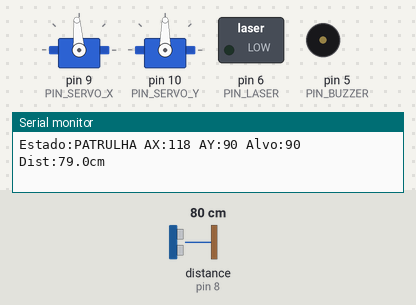
This sketch was run on a simulated Arduino Uno, built with avr-gcc and run on an emulated ATmega328P. Shown: 2 × servo, switched loads named in the sketch (green lamp = pin HIGH), buzzer (waves = sounding), the last lines printed to the serial monitor. Wiring (inferred from the names in the program): ultrasonic range finder: trigger pin 7; echo pin 8. The inputs (shaded band) are chosen by the test bench; at power-on: distance to the obstacle (sensor on pin 8) 80 cm. The echo pulse lasts 58.3 µs per cm; pins used as bus, display or sensor lines are not drawn.

Above: at 1.2 s.
1.3 s: distance to the obstacle (sensor on pin 8) set to 4 cm
At 2.1 s:
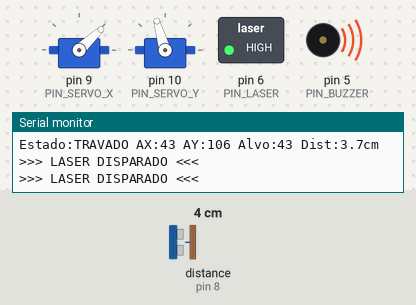
3.2 s: distance to the obstacle (sensor on pin 8) set to 18 cm
At 3.62 s:
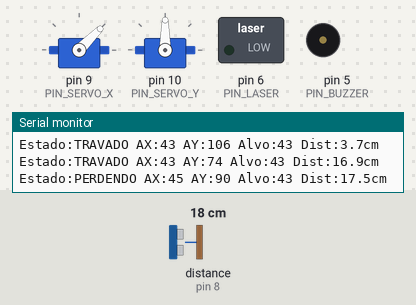
6.2 s: distance to the obstacle (sensor on pin 8) set to 9 cm
At 6.9 s:
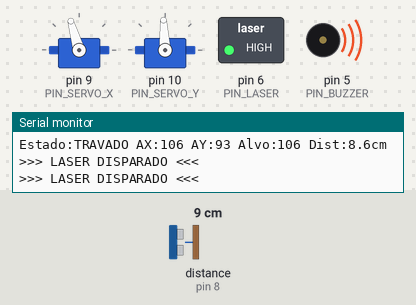
7.9 s: distance to the obstacle (sensor on pin 8) set to 2 cm
At 10.2 s:
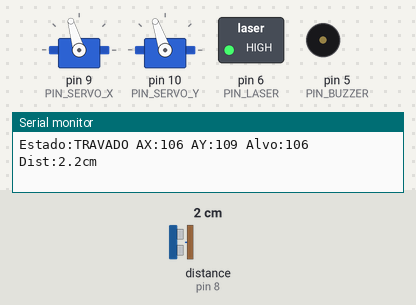
Timing chart, 0 to 11.9 s (numbered marks = the images above; inputs shaded):
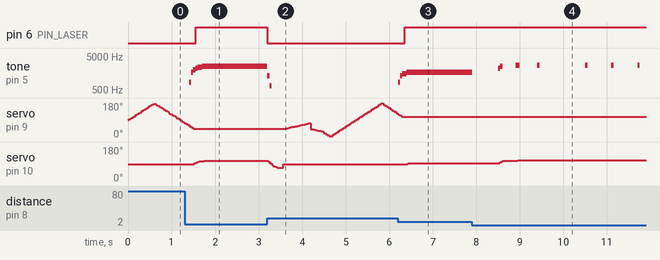

Measured:
- after the input at 1.3 s, pin 6 (PIN_LASER): LOW → HIGH after 0.25 s; tone on pin 5 (PIN_BUZZER): plays 833 Hz for 0.05 s, 1666 Hz for 0.05 s, 2000 Hz for 0.05 s, 2166 Hz for 0.05 s, 2333 Hz for 0.10 s, 2500 Hz for 1.5 s, starting after 0.10 s; servo on pin 10 (PIN_SERVO_Y): 90° → 104° after 0.22 s, → 106° 0.20 s later
- after the input at 3.2 s, pin 6 (PIN_LASER): HIGH → LOW at once; tone on pin 5 (PIN_BUZZER): 2500 Hz → 1333 Hz at once, → 666 Hz 0.05 s later, → silent 0.05 s later
- after the input at 6.2 s, pin 6 (PIN_LASER): LOW → HIGH after 0.16 s; tone on pin 5 (PIN_BUZZER): silent → 833 Hz at once, → 1333 Hz 0.05 s later, → 1500 Hz 0.05 s later, → 1666 Hz 0.10 s later; servo on pin 10 (PIN_SERVO_Y): 90° → 93° after 0.22 s
- after the input at 7.9 s, tone on pin 5 (PIN_BUZZER): plays 2166 Hz for 0.05 s, 2500 Hz for 0.05 s, 2666 Hz for 0.10 s, 2666 Hz for 0.05 s, 2666 Hz for 0.05 s, 2666 Hz for 0.05 s … (7 notes in this stretch), starting at once; servo on pin 10 (PIN_SERVO_Y): 93° → 106° after 0.64 s, → 109° 0.38 s later

The sketch:

codigo.ino
```cpp
#include <Servo.h>

// ===== HARDWARE =====
Servo servoX;
Servo servoY;

// ===== PINOS =====
const int PIN_TRIG    = 7;
const int PIN_ECHO    = 8;
const int PIN_LASER   = 6;
const int PIN_BUZZER  = 5;
const int PIN_SERVO_X = 9;
const int PIN_SERVO_Y = 10;

// ===== LIMITES DO SISTEMA =====
const int DIST_TRAVAR  = 15;   // cm — distância para travar no alvo
const int DIST_LASER   = 10;   // cm — distância para disparar o laser
const int DIST_SONAR   = 200;  // cm — alcance máximo do sonar (timeout)

// ===== MÁQUINA DE ESTADOS =====
enum Estado { PATRULHA, CONFIRMANDO, TRAVADO, PERDENDO };
Estado estadoAtual = PATRULHA;

// ===== CONTROLE DE TEMPO (millis) =====
unsigned long tSonar   = 0;   // último disparo do sonar
unsigned long tServo   = 0;   // última atualização dos servos
unsigned long tSerial  = 0;   // último print no Serial
unsigned long tEstado  = 0;   // tempo que entrou no estado atual

const unsigned long INT_SONAR  = 50;   // ms entre medições
const unsigned long INT_SERVO  = 20;   // ms entre movimentos de servo
const unsigned long INT_SERIAL = 200;  // ms entre prints

// ===== POSIÇÕES DOS SERVOS =====
int anguloX    = 90;
int servoYPos  = 90;

// ===== VARREDURA =====
int direcaoX        = 1;
const int PASSO_X   = 3;   // graus por ciclo na varredura
const int LIMITE_MIN = 2;
const int LIMITE_MAX = 178;

// ===== TRACKING =====
int   anguloAlvo      = 90;
float distFiltrada    = 0.0;
const float ALPHA     = 0.5;   // coeficiente de suavização EMA

// Média móvel do ângulo alvo (3 amostras)
int   historicoAngulo[3] = {90, 90, 90};
int   idxHistorico       = 0;

// Contador de ciclos sem alvo (ex-static — agora global)
int ciclosSemAlvo = 0;
const int CICLOS_PARA_PERDER   = 6;   // ciclos sem alvo → começa a perder
const int CICLOS_CONFIRMACAO   = 2;   // ciclos com alvo → confirma detecção
int ciclosComAlvo = 0;

// Re-scan: varrer em torno da última posição conhecida
bool  reScan          = false;
int   anguloReScan    = 90;
int   direcaoReScan   = 1;
int   amplitudeReScan = 0;
const int MAX_RESCAN  = 30;   // graus de cada lado para re-scan


// ============================================================
//  SENSOR — medição não-bloqueante com filtragem por amostra
// ============================================================
float medirDistancia() {
  // Dispara pulso
  digitalWrite(PIN_TRIG, LOW);
  delayMicroseconds(2);
  digitalWrite(PIN_TRIG, HIGH);
  delayMicroseconds(10);
  digitalWrite(PIN_TRIG, LOW);

  // pulseIn com timeout baseado no alcance máximo
  // DIST_SONAR cm → tempo máximo = (DIST_SONAR * 2 / 0.034) µs
  unsigned long timeout = (unsigned long)(DIST_SONAR * 2.0 / 0.034);
  long duracao = pulseIn(PIN_ECHO, HIGH, timeout);

  if (duracao == 0) return -1.0;   // sem eco = inválido (não entra na média)

  float cm = duracao * 0.034 / 2.0;
  if (cm < 2.0 || cm > DIST_SONAR) return -1.0;  // fora da faixa válida

  return cm;
}


// ============================================================
//  MÉDIA MÓVEL DE ÂNGULO — reduz jitter no tracking
// ============================================================
void registrarAngulo(int ang) {
  historicoAngulo[idxHistorico] = ang;
  idxHistorico = (idxHistorico + 1) % 3;
}

int mediaAngulo() {
  return (historicoAngulo[0] + historicoAngulo[1] + historicoAngulo[2]) / 3;
}


// ============================================================
//  BUZZER — frequência proporcional à distância, não-bloqueante
// ============================================================
void atualizarBuzzer(float dist) {
  if (dist > 0 && dist <= DIST_TRAVAR) {
    int freq = map((int)dist, DIST_TRAVAR, 0, 500, 3000);
    tone(PIN_BUZZER, freq);
  } else {
    noTone(PIN_BUZZER);
  }
}


// ============================================================
//  TRANSIÇÃO DE ESTADO — centraliza mudanças e reseta contadores
// ============================================================
void mudarEstado(Estado novo) {
  if (novo == estadoAtual) return;
  estadoAtual = novo;
  tEstado = millis();

  if (novo == PATRULHA) {
    ciclosComAlvo = 0;
    ciclosSemAlvo = 0;
    digitalWrite(PIN_LASER, LOW);
    noTone(PIN_BUZZER);
  }

  if (novo == CONFIRMANDO) {
    ciclosSemAlvo = 0;
  }

  if (novo == TRAVADO) {
    ciclosComAlvo = 0;
    ciclosSemAlvo = 0;
    // Inicializa histórico com posição atual
    for (int i = 0; i < 3; i++) historicoAngulo[i] = anguloX;
    idxHistorico = 0;
  }

  if (novo == PERDENDO) {
    // Guarda posição para re-scan
    anguloReScan    = mediaAngulo();
    direcaoReScan   = 1;
    amplitudeReScan = 0;
    reScan          = true;
  }
}


// ============================================================
//  SETUP
// ============================================================
void setup() {
  servoX.attach(PIN_SERVO_X);
  servoY.attach(PIN_SERVO_Y);
  pinMode(PIN_TRIG,   OUTPUT);
  pinMode(PIN_ECHO,   INPUT);
  pinMode(PIN_LASER,  OUTPUT);
  pinMode(PIN_BUZZER, OUTPUT);
  digitalWrite(PIN_LASER, LOW);

  servoX.write(anguloX);
  servoY.write(servoYPos);

  Serial.begin(115200);   // baud maior = menos bloqueio por char
  Serial.println("AA-SISTEMA V2.0 iniciado");
}


// ============================================================
//  LOOP PRINCIPAL — não-bloqueante
// ============================================================
void loop() {
  unsigned long agora = millis();
  bool novaLeitura    = false;
  bool alvoVisto      = false;

  // ── SONAR (a cada INT_SONAR ms) ──────────────────────────
  if (agora - tSonar >= INT_SONAR) {
    tSonar = agora;

    float dist = medirDistancia();

    if (dist > 0) {
      // EMA só com amostras válidas — bug do dist=0 corrigido
      if (distFiltrada == 0.0)
        distFiltrada = dist;
      else
        distFiltrada = ALPHA * dist + (1.0 - ALPHA) * distFiltrada;

      novaLeitura = true;
      alvoVisto   = (distFiltrada <= DIST_TRAVAR);
    }

    atualizarBuzzer(alvoVisto ? distFiltrada : 999);
  }

  // ── MÁQUINA DE ESTADOS ───────────────────────────────────
  if (novaLeitura) {
    switch (estadoAtual) {

      // ── PATRULHA ──────────────────────────────────────────
      case PATRULHA:
        if (alvoVisto) {
          ciclosComAlvo++;
          if (ciclosComAlvo >= CICLOS_CONFIRMACAO) {
            mudarEstado(CONFIRMANDO);
          }
        } else {
          ciclosComAlvo = 0;
        }
        break;

      // ── CONFIRMANDO ───────────────────────────────────────
      case CONFIRMANDO:
        if (alvoVisto) {
          // Confirma: salva ângulo e trava
          anguloAlvo = anguloX;
          registrarAngulo(anguloX);
          mudarEstado(TRAVADO);
        } else {
          // Falso positivo — volta a patrulhar
          mudarEstado(PATRULHA);
        }
        break;

      // ── TRAVADO ───────────────────────────────────────────
      case TRAVADO:
        if (alvoVisto) {
          // Atualiza ângulo continuamente enquanto vendo o alvo
          // (bug do "anguloAlvo congela" corrigido)
          registrarAngulo(anguloX);
          anguloAlvo    = mediaAngulo();
          ciclosSemAlvo = 0;

          // Laser
          if (distFiltrada <= DIST_LASER) {
            digitalWrite(PIN_LASER, HIGH);
            Serial.println(">>> LASER DISPARADO <<<");
          } else {
            digitalWrite(PIN_LASER, LOW);
          }
        } else {
          ciclosSemAlvo++;
          if (ciclosSemAlvo >= CICLOS_PARA_PERDER) {
            digitalWrite(PIN_LASER, LOW);
            mudarEstado(PERDENDO);
          }
        }
        break;

      // ── PERDENDO ──────────────────────────────────────────
      case PERDENDO:
        if (alvoVisto) {
          // Reencontrou — trava de novo sem precisar confirmar
          mudarEstado(TRAVADO);
        } else {
          ciclosSemAlvo++;
          // Depois de muito tempo sem achar, volta a patrulhar normalmente
          if (ciclosSemAlvo >= CICLOS_PARA_PERDER * 4) {
            reScan = false;
            distFiltrada = 0.0;
            mudarEstado(PATRULHA);
          }
        }
        break;
    }
  }

  // ── MOVIMENTO DOS SERVOS (a cada INT_SERVO ms) ────────────
  if (agora - tServo >= INT_SERVO) {
    tServo = agora;

    switch (estadoAtual) {

      case PATRULHA:
      case CONFIRMANDO: {
        // Varredura horizontal suave
        anguloX += PASSO_X * direcaoX;
        anguloX  = constrain(anguloX, LIMITE_MIN, LIMITE_MAX);
        if (anguloX >= LIMITE_MAX) direcaoX = -1;
        if (anguloX <= LIMITE_MIN) direcaoX =  1;
        servoYPos = 90;
        break;
      }

      case TRAVADO: {
        // Tracking proporcional para o ângulo alvo
        int erro    = anguloAlvo - anguloX;
        int passo   = constrain(erro / 2, -6, 6);
        if (abs(erro) > 1) anguloX += passo;
        anguloX = constrain(anguloX, LIMITE_MIN, LIMITE_MAX);

        // Vertical: sobe proporcionalmente à proximidade
        int alturaAlvo = map((int)distFiltrada, 0, DIST_TRAVAR, 115, 75);
        int erroY      = alturaAlvo - servoYPos;
        servoYPos     += constrain(erroY / 2, -4, 4);
        servoYPos      = constrain(servoYPos, 60, 130);
        break;
      }

      case PERDENDO: {
        // Re-scan em leque ao redor da última posição conhecida
        anguloX = constrain(
          anguloReScan + (amplitudeReScan * direcaoReScan),
          LIMITE_MIN, LIMITE_MAX
        );
        amplitudeReScan++;
        if (amplitudeReScan > MAX_RESCAN) {
          amplitudeReScan = 0;
          direcaoReScan  *= -1;   // inverte direção do re-scan
        }
        servoYPos = 90;
        break;
      }
    }

    servoX.write(anguloX);
    servoY.write(servoYPos);
  }

  // ── SERIAL (a cada INT_SERIAL ms — não bloqueia o loop) ──
  if (agora - tSerial >= INT_SERIAL) {
    tSerial = agora;

    const char* nomeEstado[] = {"PATRULHA", "CONFIRMANDO", "TRAVADO", "PERDENDO"};
    Serial.print("Estado:");  Serial.print(nomeEstado[estadoAtual]);
    Serial.print(" AX:");     Serial.print(anguloX);
    Serial.print(" AY:");     Serial.print(servoYPos);
    Serial.print(" Alvo:");   Serial.print(anguloAlvo);
    Serial.print(" Dist:");   Serial.print(distFiltrada, 1);
    Serial.print("cm");
    Serial.println();
  }
}
```
